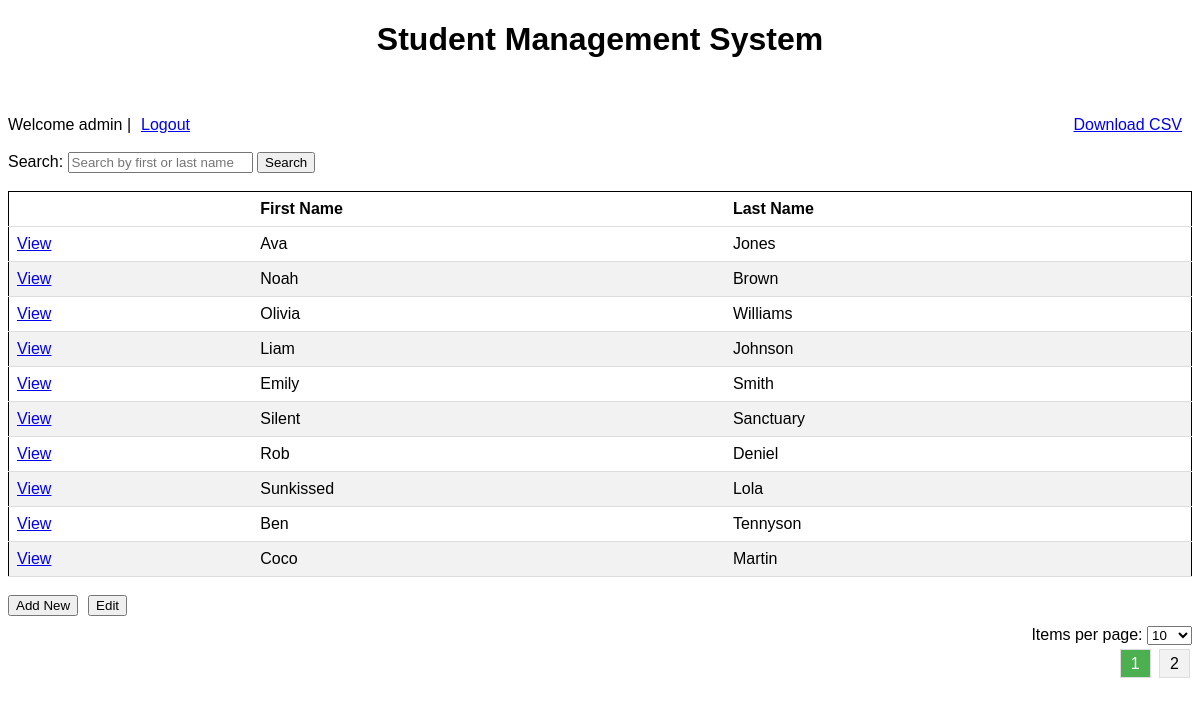
/index.php (signed in), run on the app's committed database.
### tables this page shows
CREATE TABLE `student_list` (
  `id` int(11) NOT NULL,
  `first_name` varchar(50) NOT NULL,
  `last_name` varchar(50) NOT NULL,
  `birth_day` varchar(10) NOT NULL,
  `added_at` datetime NOT NULL DEFAULT current_timestamp(),
  `gender` varchar(10) NOT NULL,
  `notes` text NOT NULL
);

### index.php (the view, shortened to what this page needs)
<?php
$con = connection();
$itemsPerPage = isset($_GET['itemsPerPage']) ? $_GET['itemsPerPage'] : 10;
$page = isset($_GET['page']) ? $_GET['page'] : 1;
$totalRecords = $con->query("SELECT COUNT(*) AS total FROM student_list")->fetch_assoc()['total'];
$totalPages = ceil($totalRecords / $itemsPerPage);
$offset = ($page - 1) * $itemsPerPage;
$sql = "SELECT * FROM student_list ORDER BY ID DESC LIMIT $offset, $itemsPerPage";
$students = $con->query($sql) or die($con->$connection->error);
$row = $students->fetch_assoc();
$searchTerm = "";
?>
<!DOCTYPE html>
<html lang="en">
<head>
    <link rel="stylesheet" href="css/style.css">
</head>
<body>
    <h1>Student Management System</h1>
    <br><br>
    <div class="header-links">
        <?php
        echo "Welcome " . $_SESSION['UserLogin'] . " | <a href='logout.php'>Logout</a>";
        echo "<a id='download-csv-button' class='add-new-button' href='download_csv.php'>Download CSV</a>";
        ?>
    </div>
    <br>
<form id="search-form">
    <label for="search">Search:</label>
    <input type="text" id="search" name="search" placeholder="Search by first or last name" value="<?php echo $searchTerm; ?>">
    <button type="submit">Search</button>
</form>
    <br>
    <table>
        <thead>
            <tr>
                <th></th>
                <th>First Name</th>
                <th>Last Name</th>
            </tr>
        </thead>
        <tbody id="search-results">
            <?php do { ?>
                <tr>
                    <td>
                        <a href="details.php?id=<?php echo $row['id']; ?>">View</a>
                    </td>
                    <td>
                        <?php echo $row['first_name']; ?>
                    </td>
                    <td>
                        <?php echo $row['last_name']; ?>
                    </td>
                </tr>
            <?php } while ($row = $students->fetch_assoc()) ?>
        </tbody>
    </table>
    <br>
    <?php
    if ($_SESSION['Access'] === 'administrator') {
        echo "<button class='add-new-button' onclick='location.href=\"add.php\"'>Add New</button>";
        echo "<button id='edit-button'>Edit</button>";
    } ?>
    <div class="items-per-page">
        <label for="itemsPerPage">Items per page:</label>
        <select id="itemsPerPage" name="itemsPerPage" onchange="changeItemsPerPage(this)">
            <option value="10" <?php if ($itemsPerPage == 10)
                echo 'selected'; ?>>10</option>
        </select>
    </div>
    <div class="pagination">
        <?php for ($i = 1; $i <= $totalPages; $i++) { ?>
            <a href="?page=<?php echo $i; ?>&itemsPerPage=<?php echo $itemsPerPage; ?>" class="<?php if ($page == $i)
                      echo 'active'; ?>"><?php echo $i; ?></a>
        <?php } ?>
    </div>
</body>
</html>

### css/style.css (style rules this page uses)
body { font-family: "Arial"; }
table { border: 1px solid black; width: 100%; border-collapse: collapse; }
th, td { text-align: left; padding: 8px; border-bottom: 1px solid #ddd; }
tr:nth-child(even) { background-color: #f2f2f2; }
.header-links { display: flex; align-items: center; }
.header-links a { margin-left: 10px; }
.header-links .add-new-button { margin-left: auto; }
.add-new-button, #edit-button { margin-right: 10px; }

### index.php (style rules this page uses)
body { font-family: "Arial"; }
h1 { text-align: center; }
table { border: 1px solid black; width: 100%; border-collapse: collapse; max-height: 400px; overflow-y: auto; }
th, td { text-align: left; padding: 8px; border-bottom: 1px solid #ddd; }
tr:nth-child(even) { background-color: #f2f2f2; }
.header-links { display: flex; align-items: center; }
.header-links a { margin-left: 10px; }
.header-links .add-new-button { margin-left: auto; }
#download-csv-button { margin-left: auto; display: inline-block; }
.items-per-page, .pagination { text-align: right; margin-top: 10px; }
.pagination a { padding: 5px 10px; text-decoration: none; background-color: #f2f2f2; border: 1px solid #ddd; margin: 0 2px; color: black; }
.pagination a.active { background-color: #4caf50; color: white; }

### data on the page
student_list: first_name "Ava", last_name "Jones"
student_list: first_name "Noah", last_name "Brown"
student_list: first_name "Olivia", last_name "Williams"
student_list: first_name "Liam", last_name "Johnson"
student_list: first_name "Emily", last_name "Smith"
student_list: first_name "Silent", last_name "Sanctuary"
student_list: first_name "Rob", last_name "Deniel"
student_list: first_name "Sunkissed", last_name "Lola"
student_list: first_name "Ben", last_name "Tennyson"
student_list: first_name "Coco", last_name "Martin"

### other printed values
$_SESSION['UserLogin'] "admin"
